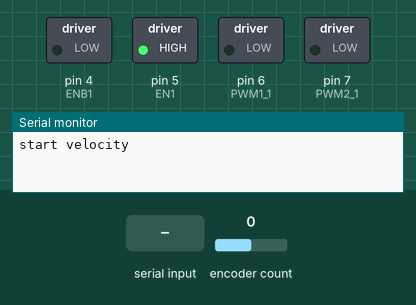
Recording of a sketch running on a simulated Arduino Uno, built with avr-gcc and run on an emulated ATmega328P. On the bench: switched loads named in the sketch (green lamp = pin HIGH), the last lines printed to the serial monitor. The test bench sets the inputs (shaded band); at power-on: encoder count 0.

Above: at 1.2 s.
1.3 s: "R" received over Serial
At 2.5 s:
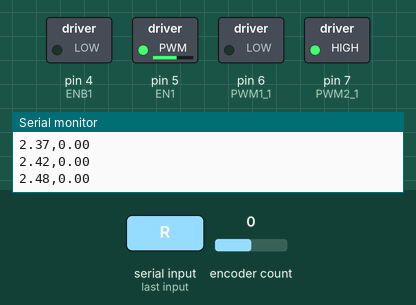
2.8 s: "1" received over Serial
At 5.7 s:
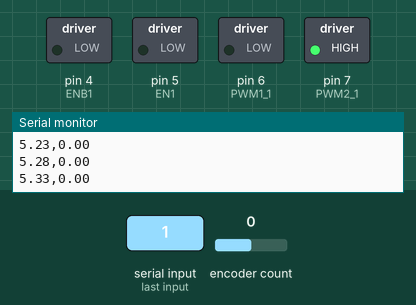
Timing chart, 0 to 7.2 s (numbered marks = the images above; inputs shaded):
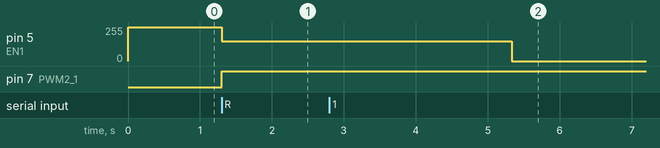

Measured:
- after the input at 1.3 s, pin 5 (EN1): 255/255 → 150/255 at once; pin 7 (PWM2_1): LOW → HIGH at once

The sketch:

SendVelocity.ino
```cpp
#include <Encoder.h>

// Motor 1 Pins
#define EN1 5       // Enable pin for Motor 1
#define ENB1 4      // Inverted Enable pin for Motor 1
#define PWM1_1 6    // PWM pin for Motor 1 direction
#define PWM2_1 7    // PWM pin for Motor 1 direction

// Encoder counts per revolution
const int COUNTS_PER_REV = 12;  // Based on your encoder specs
const int GEAR_RATIO = 25;      // Gear ratio
const int ENC_PRX = 1600;        // Encoder counts per revolution Motor 1

// Encoder object
Encoder myEncX(11, 3);          // Encoder for Motor 1

// Timing variables
unsigned long curTime = 0, prevTime = 0;
float deltaTime = 0;

// Motor state variables
long curPositionX = 0;
float cur_radX = 0, prev_radX = 0;

// Velocity variable
float velocityX = 0;            // Angular velocity (radians/second)

// Motor control state
bool motorRunning = false;
unsigned long motorStartTime = 0;

// Function to control motor speed and direction
void setMotorSpeed(int motor, int pwm) {
  bool dir = pwm > 0;  // Direction based on sign of PWM
  pwm = abs(pwm);      // Use absolute value for speed

  if (motor == 1) { // Motor 1
    analogWrite(EN1, pwm);      // Set speed
    digitalWrite(PWM1_1, dir); // Set direction
    digitalWrite(PWM2_1, !dir);
  }
}

void setup() {
  Serial.begin(115200);

  // Motor 1 setup
  pinMode(EN1, OUTPUT);
  pinMode(ENB1, OUTPUT);
  pinMode(PWM1_1, OUTPUT);
  pinMode(PWM2_1, OUTPUT);

  // Enable motor 1
  digitalWrite(EN1, HIGH);
  digitalWrite(ENB1, LOW);

  Serial.println("start velocity");      // Velocity

}

void loop() {
  // Check for serial input
   if (Serial.available() > 0) {
        char command = Serial.read(); // Read the received character

        // Display the received character on the Serial Monitor
        Serial.print("Received: ");
        Serial.println(command);

        // Perform action based on the received character
        if (command == 'R') {
        motorRunning = true;
        motorStartTime = millis();
        setMotorSpeed(1, -150); // Start motor at 50% PWM
        }
    }
  if (motorRunning) {
    // Check if motor should stop after 2 seconds
    if (millis() - motorStartTime > 4000) {
      setMotorSpeed(1, 0); // Turn off the motor
      motorRunning = false;
    }

    // Time-based control
    curTime = millis();
    deltaTime = (curTime - prevTime) / 1000.0; // Convert deltaTime to seconds

    // Update encoder position
    curPositionX = myEncX.read();

    // Convert encoder counts to radians
    cur_radX = (2 * PI * curPositionX) / ENC_PRX;

    // Calculate velocity
    velocityX = (cur_radX - prev_radX) / deltaTime;

    // Update previous position and time
    prev_radX = cur_radX;
    prevTime = curTime;

    // Output timestamp and velocity
    Serial.print(curTime / 1000.0); // Timestamp in seconds
    Serial.print(",");
    Serial.println(velocityX);      // Velocity
  }

  delay(50); // Optional delay for control loop stability
}
```
